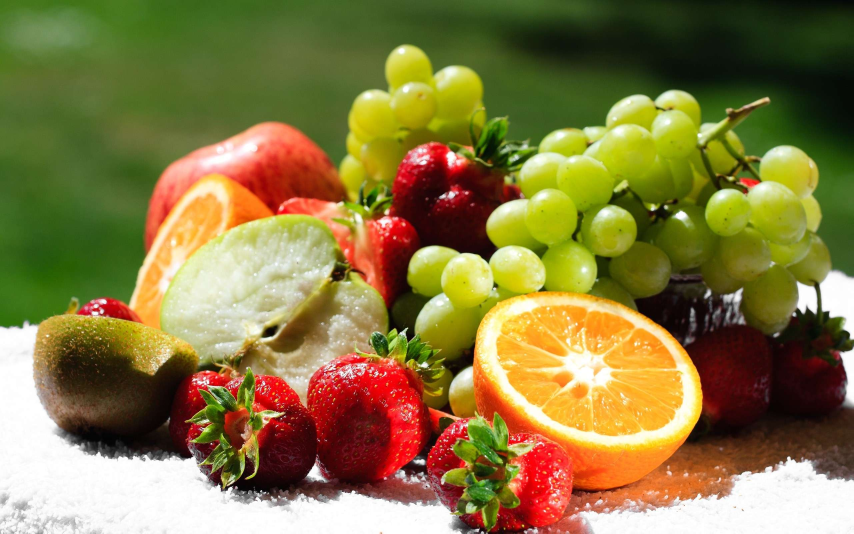
#> input picture 14456.jpg, 2560 x 1600 px (shown at 1/3 size)
$ python main1.py
#> lines starting #> are read from the running program, lines starting #| are printed output that depends on the picture
import cv2

img =cv2.imread('14456.jpg')
#> img is the input picture: shape (1600, 2560, 3); mean B, G, R 67.1, 122, 136.5

img = cv2.resize(img, (500, 500))
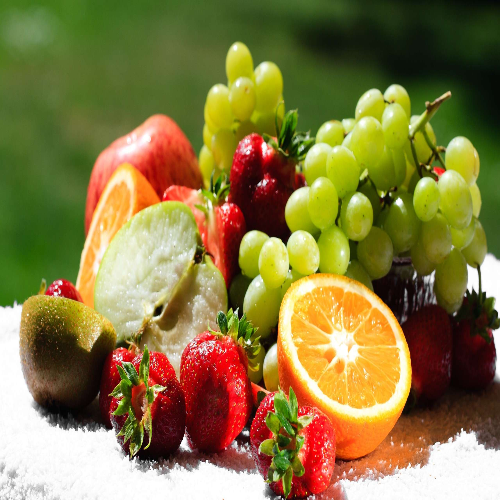
#> img: shape (500, 500, 3); mean B, G, R 67.1, 121.9, 136.4

cv2.imshow('Result', img)

cv2.waitKey(0)

$ run again, with face.jpg copied over 14456.jpg
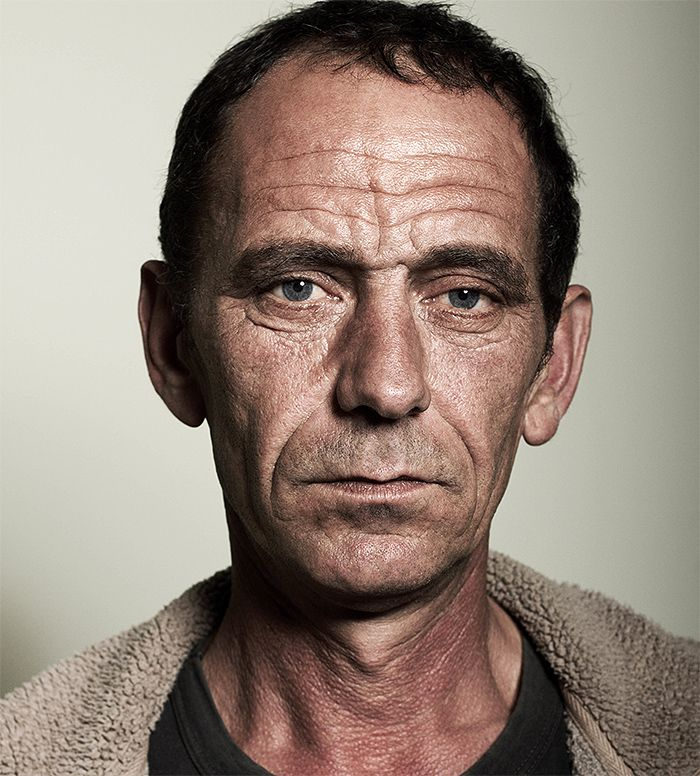
#> input picture face.jpg, 700 x 776 px
#> img is the input picture: shape (776, 700, 3); mean B, G, R 121.2, 132.4, 147.9
#> `img = cv2.resize(img, (500, 500))`:
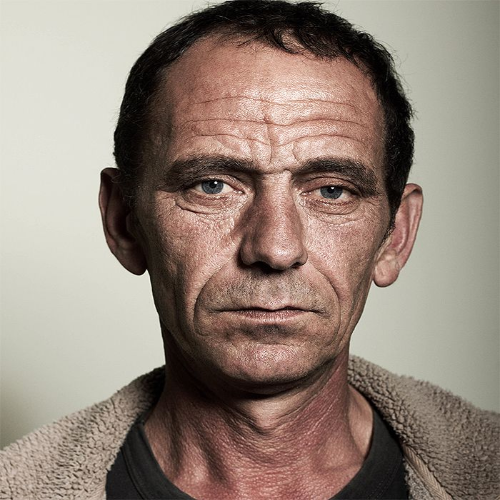
#> img: shape (500, 500, 3); mean B, G, R 121.1, 132.3, 147.8
